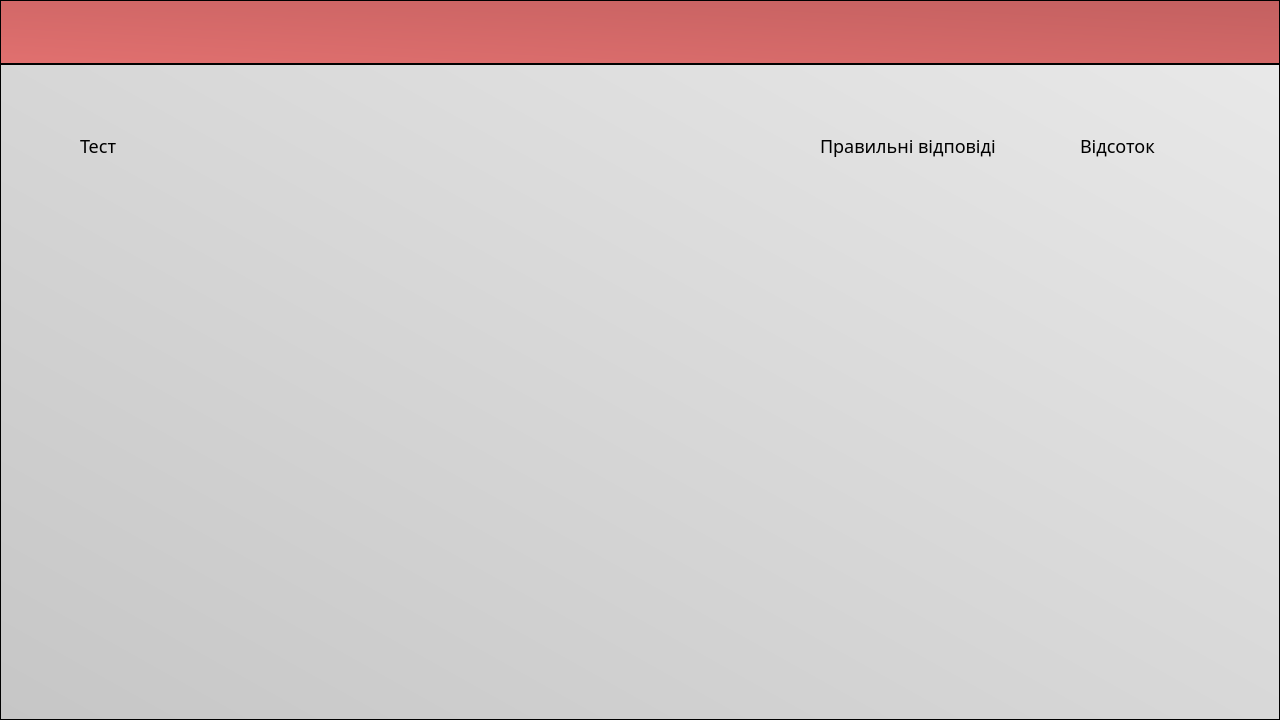
<?xml version="1.0" encoding="UTF-8"?>
<ui version="4.0">
 <class>StudentStatistic</class>
 <widget class="QMainWindow" name="StudentStatistic">
  <property name="geometry">
   <rect>
    <x>0</x>
    <y>0</y>
    <width>1280</width>
    <height>720</height>
   </rect>
  </property>
  <property name="windowTitle">
   <string>EquTest</string>
  </property>
  <widget class="QWidget" name="centralwidget">
   <widget class="QFrame" name="background">
    <property name="geometry">
     <rect>
      <x>0</x>
      <y>0</y>
      <width>1280</width>
      <height>720</height>
     </rect>
    </property>
    <property name="styleSheet">
     <string notr="true">background: qlineargradient(spread:pad, x1:0, y1:1, x2:1, y2:0, stop:0 rgba(198, 198, 198, 255), stop:1 rgba(234, 234, 234, 255));

padding: 95px 30px;</string>
    </property>
    <property name="frameShape">
     <enum>QFrame::StyledPanel</enum>
    </property>
    <property name="frameShadow">
     <enum>QFrame::Raised</enum>
    </property>
    <widget class="QFrame" name="header">
     <property name="geometry">
      <rect>
       <x>0</x>
       <y>0</y>
       <width>1280</width>
       <height>65</height>
      </rect>
     </property>
     <property name="styleSheet">
      <string notr="true">background: qlineargradient(spread:pad, x1:0, y1:1, x2:1, y2:0, stop:0 rgba(225, 112, 111, 255), stop:1 rgba(195, 96, 96, 255));

border-bottom: 2px solid black;

padding: 0;</string>
     </property>
     <property name="frameShape">
      <enum>QFrame::StyledPanel</enum>
     </property>
     <property name="frameShadow">
      <enum>QFrame::Raised</enum>
     </property>
    </widget>
    <widget class="QLabel" name="test_name">
     <property name="geometry">
      <rect>
       <x>80</x>
       <y>130</y>
       <width>731</width>
       <height>31</height>
      </rect>
     </property>
     <property name="styleSheet">
      <string notr="true">background: transparent;
padding: 0;

font-size: 18px;
font-family: montserrat;
font-weight: 400;</string>
     </property>
     <property name="text">
      <string>Тест</string>
     </property>
    </widget>
    <widget class="QLabel" name="right_answers">
     <property name="geometry">
      <rect>
       <x>820</x>
       <y>130</y>
       <width>191</width>
       <height>31</height>
      </rect>
     </property>
     <property name="styleSheet">
      <string notr="true">background: transparent;
padding: 0;

font-size: 18px;
font-family: montserrat;
font-weight: 400;</string>
     </property>
     <property name="text">
      <string>Правильні відповіді</string>
     </property>
    </widget>
    <widget class="QLabel" name="percent">
     <property name="geometry">
      <rect>
       <x>1080</x>
       <y>130</y>
       <width>91</width>
       <height>31</height>
      </rect>
     </property>
     <property name="styleSheet">
      <string notr="true">background: transparent;
padding: 0;

font-size: 18px;
font-family: montserrat;
font-weight: 400;</string>
     </property>
     <property name="text">
      <string>Відсоток</string>
     </property>
    </widget>
   </widget>
  </widget>
 </widget>
 <resources/>
 <connections/>
</ui>
